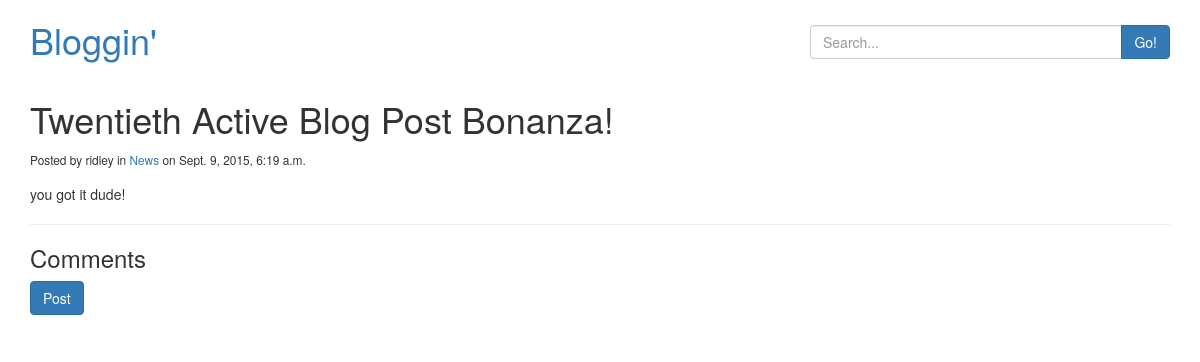
Screenshot of /20/ with the database file from the repository.
### project3/blog/models.py (models this page shows, shortened)
class Post(models.Model):
    title = models.CharField(max_length=64)
    author = models.ForeignKey(User)
    text = models.TextField()
    pub_date = models.DateTimeField()
    active = models.BooleanField(default=False)
    categories = models.ManyToManyField(Category)

class Category(models.Model):
    name = models.CharField(max_length=32)
    slug = models.SlugField()
    def __unicode__(self):
        return self.name

### project3/blog/views.py (the view)
# urls.py: url(r'^(?P<pk>\d+)/$', PostView.as_view(), name="post-detail"),
class PostView(DetailView):
    model = Post

### project3/blog/templates/blog/post_detail.html (shortened to what this page needs)
{% extends 'base.html' %}
{% load comments %}
{% load crispy_forms_tags %}
{% block content %}
<h1>{{ object.title }}</h1>
<small>Posted by {{ object.author.username }} in {% for cat in object.categories.all %}<a href="{% url 'category-list' cat.slug %}">{{ cat }}</a>{% if not forloop.last %}, {% endif %}{% endfor %} on {{ object.pub_date }}</small>
<p style="padding-top: 15px;">
    {{ object.text }}
</p>
{% get_comment_count for object as comment_count %}
<hr />
<h3>{{ comment_count }} Comments</h3>
{% get_comment_form for object as form %}
  <form id="comment-form" action="{% comment_form_target %}" method="post">
    <input type="submit" class="btn btn-primary" id="comment-submit" name="submit" value="Post">
  </form>
{% endblock content %}

### project3/blog/templates/blog/post_detail.html (style rules this page uses)
form { padding-bottom: 20px; }

### rows the page displays
Post: title "Twentieth Active Blog Post Bonanza!", author.username "ridley", pub_date "Sept. 9, 2015, 6:19 a.m.", text "you got it dude!"
Category: name "News"
